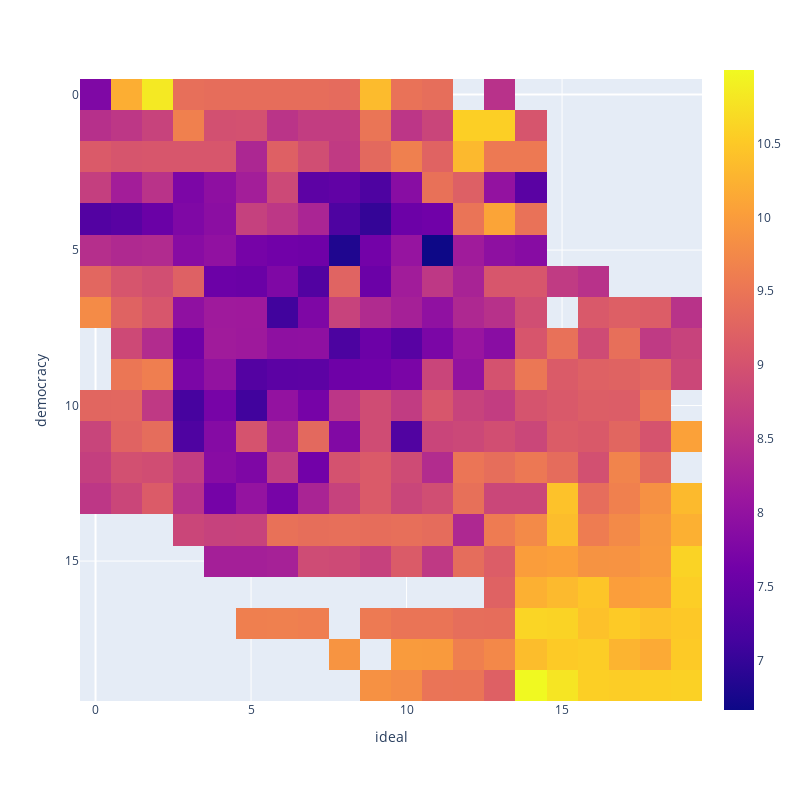

This figure's notebook cell:
### Code cell
import plotly.express as px

px.imshow(arr, labels={"x": "ideal", "y": "democracy"}).update_layout(
    autosize=False,
    width=800,
    height=800,
)

### Figure 1 — Plotly figure (JSON) as saved in the notebook; plotly's stock layout.template omitted (floating-point values rounded to 4 significant figures; data arrays with more than 128 entries replaced by an {"elided": "..."} marker saying what was removed)
{"data": [{"coloraxis": "coloraxis", "hovertemplate": "ideal: %{x}<br>democracy: %{y}<br>color: %{z}<extra></extra>", "name": "0", "type": "heatmap", "xaxis": "x", "yaxis": "y", "z": {"elided": "20x20 float values"}}], "layout": {"autosize": false, "coloraxis": {"colorscale": [[0, "#0d0887"], [0.1111, "#46039f"], [0.2222, "#7201a8"], [0.3333, "#9c179e"], [0.4444, "#bd3786"], [0.5556, "#d8576b"], [0.6667, "#ed7953"], [0.7778, "#fb9f3a"], [0.8889, "#fdca26"], [1, "#f0f921"]]}, "height": 800, "margin": {"t": 60}, "width": 800, "xaxis": {"anchor": "y", "constrain": "domain", "domain": [0, 1], "scaleanchor": "y", "title": {"text": "ideal"}}, "yaxis": {"anchor": "x", "autorange": "reversed", "constrain": "domain", "domain": [0, 1], "title": {"text": "democracy"}}}}
